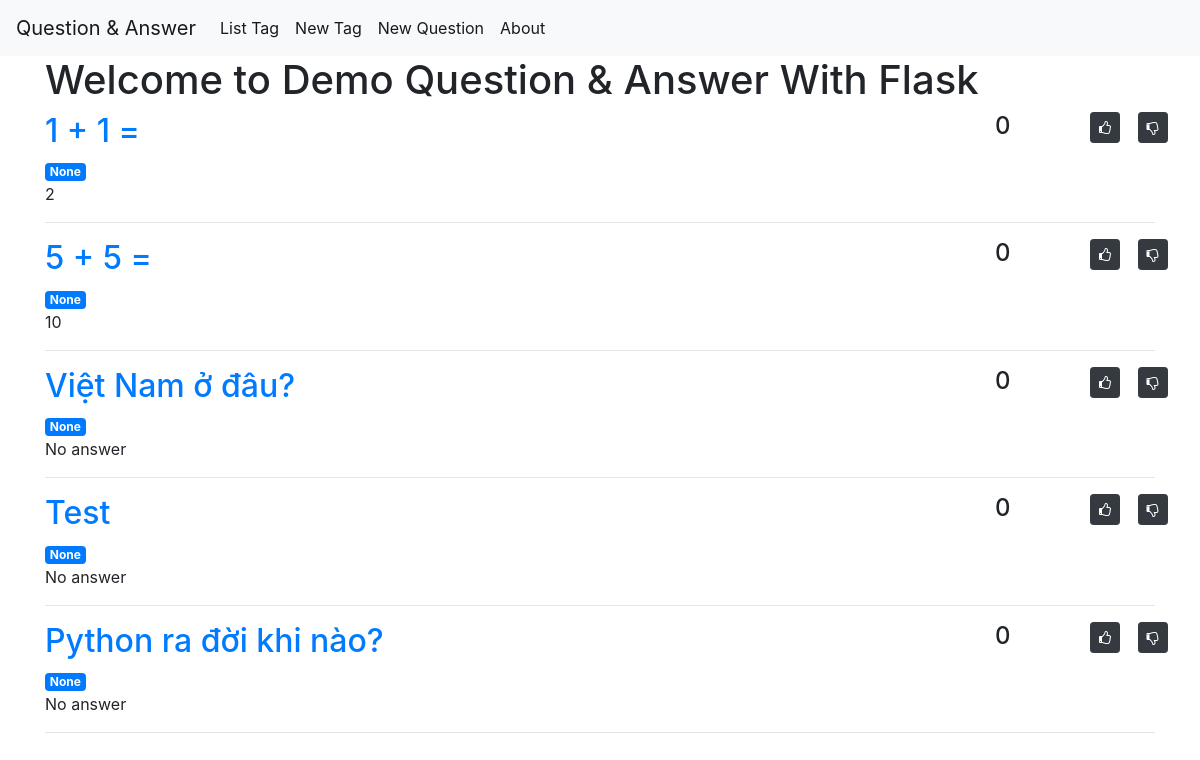
The page /question/ on the database as committed earlier.
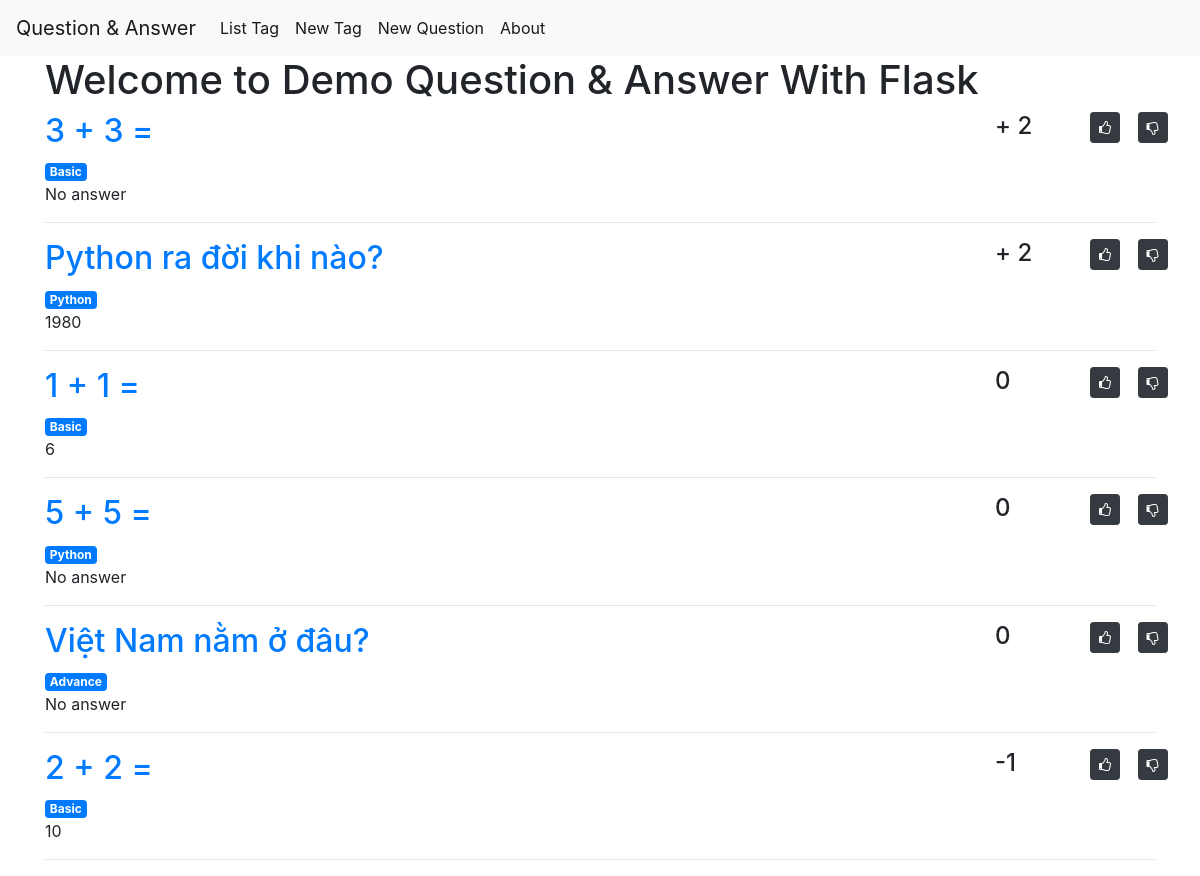
The same page on the database as committed later.
### tables this page shows
CREATE TABLE question (
    question_id       INTEGER NOT NULL PRIMARY KEY AUTOINCREMENT,
    question_content  STRING,
    question_vote     INTEGER DEFAULT (0),
    question_tag      INTEGER,
    is_open           BOOLEAN
);

### app.py (the view)
@app.route('/question/')
def question():
    questions = get_questionall()
    return render_template('index.html', questions=questions)

### databases.py (called while the page is built)
def get_db_connection():
    conn = sqlite3.connect('questionanswer.db')
    conn.row_factory = sqlite3.Row
    return conn

### questions.py (called while the page is built)
def get_questionall():
    conn = get_db_connection()
    questions = conn.execute('  SELECT q.question_id, q.question_content, q.question_vote, q.is_open, tag_name, IFNULL(a.answer_content, \'No answer\') AS answer_content, IFNULL(a.answer_vote, 0) AS answer_vote \
                                FROM question AS q \
                                LEFT JOIN answer AS a on a.answer_question = q.question_id \
                                LEFT JOIN tag AS t ON t.tag_id = q.question_tag \
                                WHERE q.is_open = 1 \
                                GROUP BY q.question_id \
                                HAVING a.answer_vote =  max(a.answer_vote) OR a.answer_vote IS NULL \
                                ORDER BY q.question_vote DESC').fetchall()
    conn.close()
    if questions is None:
        abort(404)
    return questions

### templates/index.html
{% extends 'base.html' %}
{% block content %}
    <h1>{% block title %} Welcome to Demo Question & Answer With Flask{% endblock %}</h1>
    {% for question in questions %}
        <div class="row">
            <div class="col-12 col-md-10">
                <a href="{{ url_for('questiondetail', questionid=question['question_id']) }}">
                    <h2>{{ question['question_content'] }}</h2>
                </a>
            </div>
            <div class="col-12 col-md-2">
                <div class="row">
                    <div class="col-12 col-md-6">
                        {% if question['question_vote'] > 0 %}
                            <h4>+ {{ question['question_vote'] }}</h4>
                        {% else %}
                            <h4>{{ question['question_vote'] }}</h4>
                        {% endif %}
                    </div>
                    <div class="col-12 col-md-3">
                        <form action="{{ url_for('questionupvote', questionid=question['question_id']) }}" method="POST">
                            <button type="submit" class="btn btn-dark btn-sm">
                                <i class="fa fa-thumbs-o-up"></i>
                            </button>
                        </form>
                    </div>
                    <div class="col-12 col-md-3">
                        <form action="{{ url_for('questiondownvote', questionid=question['question_id']) }}" method="POST">
                            <button type="submit" class="btn btn-dark btn-sm">
                                <i class="fa fa-thumbs-o-down"></i>
                            </button>
                        </form>
                    </div>
                </div>
            </div>
        </div>
        <div class="row">
            <div class="col-12 col-md-12">
                <span class="badge badge-primary">{{ question['tag_name'] }}</span>
                <p class="text-left">{{ question['answer_content'] }}</p>
                <hr>
            </div>
        </div>
    {% endfor %}
{% endblock %}

### templates/base.html (shortened to what this page needs)
<!doctype html>
<html lang="en">
  <head>
    <link rel="stylesheet" href="https://stackpath.bootstrapcdn.com/bootstrap/4.3.1/css/bootstrap.min.css">
    <link rel="stylesheet" href="https://cdnjs.cloudflare.com/ajax/libs/font-awesome/4.7.0/css/font-awesome.min.css">
  </head>
  <body>
    <nav class="navbar navbar-expand-md navbar-light bg-light">
        <a class="navbar-brand" href="{{ url_for('index')}}">Question & Answer</a>
        <div class="collapse navbar-collapse" id="navbarNav">
            <ul class="navbar-nav">
              <li class="nav-item active">
                <a class="nav-link" href="{{url_for('tag')}}">List Tag</a>
              </li>
              <li class="nav-item active">
                <a class="nav-link" href="{{url_for('tagadd')}}">New Tag</a>
              </li>
              <li class="nav-item active">
                <a class="nav-link" href="{{url_for('questionadd')}}">New Question</a>
              </li>
              <li class="nav-item active">
                <a class="nav-link" href="{{url_for('about')}}">About</a>
              </li>
            </ul>
        </div>
    </nav>
    <div class="container">
      {% block content %} {% endblock %}
    </div>
  </body>
</html>

Rows that differ between the two databases and show on the page:
changed question (number 1 of 6 on the later page): question_content "Việt Nam ở đâu?" → "3 + 3 ="; tag_name "None" → "Basic"; question_vote "0" → "2"; moves up the list
changed question "Python ra đời khi nào?": tag_name "None" → "Python"; answer_content "No answer" → "1980"; question_vote "0" → "2"; moves up the list
computed for question (number 3 of 6 on the later page): tag_name "None" → "Basic"; answer_content "2" → "6"
changed question (number 4 of 6 on the later page): question_content "Test" → "5 + 5 ="; tag_name "None" → "Python"; moves down the list
added question: question_content "Việt Nam nằm ở đâu?", question_vote "0", tag_name "Advance", answer_content "No answer"
changed question (number 6 of 6 on the later page): question_content "5 + 5 =" → "2 + 2 ="; question_vote "0" → "-1"; tag_name "None" → "Basic"
